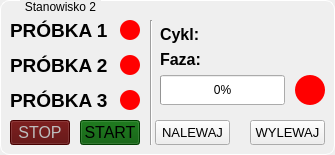
   <widget class="QGroupBox" name="gbStation2">
    <property name="geometry">
     <rect>
      <x>10</x>
      <y>175</y>
      <width>335</width>
      <height>155</height>
     </rect>
    </property>
    <property name="styleSheet">
     <string notr="true">QGroupBox {
    border: 1px solid white;
    border-radius: 9px;
    margin-top: 0.5em;
}

QGroupBox::title {
    subcontrol-origin: margin;
    left: 20px;
    padding: 0 3px 0 3px;
}</string>
    </property>
    <property name="title">
     <string>Stanowisko 2</string>
    </property>
    <property name="checkable">
     <bool>false</bool>
    </property>
    <widget class="QLabel" name="lblSt2Smpl1">
     <property name="geometry">
      <rect>
       <x>10</x>
       <y>20</y>
       <width>100</width>
       <height>20</height>
      </rect>
     </property>
     <property name="font">
      <font>
       <pointsize>14</pointsize>
       <weight>75</weight>
       <bold>true</bold>
      </font>
     </property>
     <property name="text">
      <string>PRÓBKA 1</string>
     </property>
    </widget>
    <widget class="QLabel" name="lblSt2Smpl1State">
     <property name="geometry">
      <rect>
       <x>120</x>
       <y>20</y>
       <width>20</width>
       <height>20</height>
      </rect>
     </property>
     <property name="styleSheet">
      <string notr="true">border: 1px;
border-radius: 10px;
background-color: rgb(255, 0, 0);</string>
     </property>
     <property name="text">
      <string/>
     </property>
    </widget>
    <widget class="QLabel" name="lblSt2Smpl2">
     <property name="geometry">
      <rect>
       <x>10</x>
       <y>55</y>
       <width>100</width>
       <height>20</height>
      </rect>
     </property>
     <property name="font">
      <font>
       <pointsize>14</pointsize>
       <weight>75</weight>
       <bold>true</bold>
      </font>
     </property>
     <property name="text">
      <string>PRÓBKA 2</string>
     </property>
    </widget>
    <widget class="QLabel" name="lblSt2Smpl2State">
     <property name="geometry">
      <rect>
       <x>120</x>
       <y>55</y>
       <width>20</width>
       <height>20</height>
      </rect>
     </property>
     <property name="styleSheet">
      <string notr="true">border: 1px;
border-radius: 10px;
background-color: rgb(255, 0, 0);</string>
     </property>
     <property name="text">
      <string/>
     </property>
    </widget>
    <widget class="QLabel" name="lblSt2Smpl3">
     <property name="geometry">
      <rect>
       <x>10</x>
       <y>90</y>
       <width>100</width>
       <height>20</height>
      </rect>
     </property>
     <property name="font">
      <font>
       <pointsize>14</pointsize>
       <weight>75</weight>
       <bold>true</bold>
      </font>
     </property>
     <property name="text">
      <string>PRÓBKA 3</string>
     </property>
    </widget>
    <widget class="QLabel" name="lblSt2Smpl3State">
     <property name="geometry">
      <rect>
       <x>120</x>
       <y>90</y>
       <width>20</width>
       <height>20</height>
      </rect>
     </property>
     <property name="styleSheet">
      <string notr="true">border: 1px;
border-radius: 10px;
background-color: rgb(255, 0, 0);</string>
     </property>
     <property name="text">
      <string/>
     </property>
    </widget>
    <widget class="QPushButton" name="btStop_St2">
     <property name="enabled">
      <bool>false</bool>
     </property>
     <property name="geometry">
      <rect>
       <x>10</x>
       <y>120</y>
       <width>60</width>
       <height>25</height>
      </rect>
     </property>
     <property name="font">
      <font>
       <pointsize>12</pointsize>
      </font>
     </property>
     <property name="styleSheet">
      <string notr="true">background-color: rgb(85, 0, 0);</string>
     </property>
     <property name="text">
      <string>STOP</string>
     </property>
    </widget>
    <widget class="QPushButton" name="btStart_St2">
     <property name="geometry">
      <rect>
       <x>80</x>
       <y>120</y>
       <width>60</width>
       <height>25</height>
      </rect>
     </property>
     <property name="font">
      <font>
       <pointsize>12</pointsize>
      </font>
     </property>
     <property name="styleSheet">
      <string notr="true">background-color: rgb(0, 85, 0);</string>
     </property>
     <property name="text">
      <string>START</string>
     </property>
    </widget>
    <widget class="Line" name="line_2">
     <property name="geometry">
      <rect>
       <x>150</x>
       <y>20</y>
       <width>3</width>
       <height>125</height>
      </rect>
     </property>
     <property name="orientation">
      <enum>Qt::Vertical</enum>
     </property>
    </widget>
    <widget class="QLabel" name="lblActCyc_St2">
     <property name="geometry">
      <rect>
       <x>160</x>
       <y>25</y>
       <width>170</width>
       <height>18</height>
      </rect>
     </property>
     <property name="font">
      <font>
       <pointsize>12</pointsize>
       <weight>75</weight>
       <bold>true</bold>
      </font>
     </property>
     <property name="text">
      <string>Cykl:</string>
     </property>
    </widget>
    <widget class="QLabel" name="lblActPhase_St2">
     <property name="geometry">
      <rect>
       <x>160</x>
       <y>50</y>
       <width>170</width>
       <height>18</height>
      </rect>
     </property>
     <property name="font">
      <font>
       <pointsize>12</pointsize>
       <weight>75</weight>
       <bold>true</bold>
      </font>
     </property>
     <property name="text">
      <string>Faza:</string>
     </property>
    </widget>
    <widget class="QProgressBar" name="pBarPhasePrgs_St2">
     <property name="geometry">
      <rect>
       <x>160</x>
       <y>75</y>
       <width>125</width>
       <height>30</height>
      </rect>
     </property>
     <property name="value">
      <number>0</number>
     </property>
     <property name="alignment">
      <set>Qt::AlignCenter</set>
     </property>
     <property name="orientation">
      <enum>Qt::Horizontal</enum>
     </property>
     <property name="textDirection">
      <enum>QProgressBar::TopToBottom</enum>
     </property>
    </widget>
    <widget class="QPushButton" name="btFill_St2">
     <property name="geometry">
      <rect>
       <x>155</x>
       <y>120</y>
       <width>75</width>
       <height>25</height>
      </rect>
     </property>
     <property name="font">
      <font>
       <pointsize>10</pointsize>
      </font>
     </property>
     <property name="styleSheet">
      <string notr="true"/>
     </property>
     <property name="text">
      <string>NALEWAJ</string>
     </property>
    </widget>
    <widget class="QPushButton" name="btDischarge_St2">
     <property name="geometry">
      <rect>
       <x>250</x>
       <y>120</y>
       <width>75</width>
       <height>25</height>
      </rect>
     </property>
     <property name="font">
      <font>
       <pointsize>10</pointsize>
      </font>
     </property>
     <property name="styleSheet">
      <string notr="true"/>
     </property>
     <property name="text">
      <string>WYLEWAJ</string>
     </property>
    </widget>
    <widget class="QLabel" name="lblSt2RunState">
     <property name="geometry">
      <rect>
       <x>295</x>
       <y>75</y>
       <width>30</width>
       <height>30</height>
      </rect>
     </property>
     <property name="styleSheet">
      <string notr="true">border: 1px;
border-radius: 15px;
background-color: rgb(255, 0, 0);</string>
     </property>
     <property name="text">
      <string/>
     </property>
    </widget>
   </widget>
